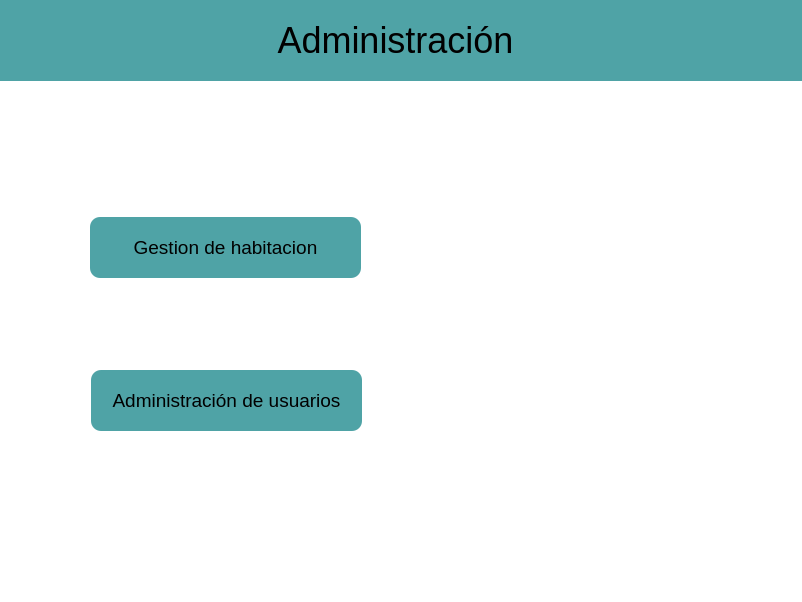
<?xml version="1.0" encoding="UTF-8"?>
<ui version="4.0">
 <class>Administracion</class>
 <widget class="QMainWindow" name="Administracion">
  <property name="geometry">
   <rect>
    <x>0</x>
    <y>0</y>
    <width>802</width>
    <height>602</height>
   </rect>
  </property>
  <property name="minimumSize">
   <size>
    <width>802</width>
    <height>602</height>
   </size>
  </property>
  <property name="maximumSize">
   <size>
    <width>802</width>
    <height>602</height>
   </size>
  </property>
  <property name="font">
   <font>
    <family>Arial</family>
    <pointsize>22</pointsize>
   </font>
  </property>
  <property name="contextMenuPolicy">
   <enum>Qt::DefaultContextMenu</enum>
  </property>
  <property name="windowTitle">
   <string>Hotel</string>
  </property>
  <property name="windowIcon">
   <iconset>
    <normaloff>../Recursos/HotelMascota.png</normaloff>../Recursos/HotelMascota.png</iconset>
  </property>
  <property name="toolTip">
   <string/>
  </property>
  <property name="whatsThis">
   <string/>
  </property>
  <property name="accessibleName">
   <string/>
  </property>
  <property name="accessibleDescription">
   <string/>
  </property>
  <property name="styleSheet">
   <string notr="true">background-color: rgb(255, 255, 255);</string>
  </property>
  <widget class="QWidget" name="centralwidget">
   <widget class="QLabel" name="labelTitulo">
    <property name="geometry">
     <rect>
      <x>-20</x>
      <y>0</y>
      <width>831</width>
      <height>81</height>
     </rect>
    </property>
    <property name="font">
     <font>
      <pointsize>27</pointsize>
      <weight>50</weight>
      <bold>false</bold>
     </font>
    </property>
    <property name="styleSheet">
     <string notr="true">background-color: rgb(79, 163, 166);</string>
    </property>
    <property name="text">
     <string>Administración</string>
    </property>
    <property name="alignment">
     <set>Qt::AlignCenter</set>
    </property>
   </widget>
   <widget class="QPushButton" name="BtnGestionDeHabitacion">
    <property name="geometry">
     <rect>
      <x>90</x>
      <y>217</y>
      <width>271</width>
      <height>61</height>
     </rect>
    </property>
    <property name="font">
     <font>
      <family>Arial</family>
      <pointsize>14</pointsize>
     </font>
    </property>
    <property name="cursor">
     <cursorShape>PointingHandCursor</cursorShape>
    </property>
    <property name="styleSheet">
     <string notr="true">background-color: rgb(79, 163, 166);
border-radius: 10px;</string>
    </property>
    <property name="text">
     <string>Gestion de habitacion</string>
    </property>
   </widget>
   <widget class="QPushButton" name="BtnAdministracionDeUsuarios">
    <property name="geometry">
     <rect>
      <x>91</x>
      <y>370</y>
      <width>271</width>
      <height>61</height>
     </rect>
    </property>
    <property name="font">
     <font>
      <family>Arial</family>
      <pointsize>14</pointsize>
     </font>
    </property>
    <property name="cursor">
     <cursorShape>PointingHandCursor</cursorShape>
    </property>
    <property name="styleSheet">
     <string notr="true">background-color: rgb(79, 163, 166);
border-radius: 10px;

</string>
    </property>
    <property name="text">
     <string>Administración de usuarios</string>
    </property>
   </widget>
   <widget class="QLabel" name="labelFotoPerrito">
    <property name="geometry">
     <rect>
      <x>419</x>
      <y>142</y>
      <width>371</width>
      <height>321</height>
     </rect>
    </property>
    <property name="text">
     <string/>
    </property>
    <property name="pixmap">
     <pixmap>../Recursos/FotoPerrito.png</pixmap>
    </property>
    <property name="scaledContents">
     <bool>true</bool>
    </property>
   </widget>
   <widget class="QPushButton" name="BtnAtras">
    <property name="geometry">
     <rect>
      <x>20</x>
      <y>15</y>
      <width>51</width>
      <height>51</height>
     </rect>
    </property>
    <property name="cursor">
     <cursorShape>PointingHandCursor</cursorShape>
    </property>
    <property name="styleSheet">
     <string notr="true">background-color: rgb(79, 163, 166);
border-radius: 10px;</string>
    </property>
    <property name="text">
     <string/>
    </property>
    <property name="icon">
     <iconset>
      <normaloff>../Recursos/FotoBtnAtras.png</normaloff>../Recursos/FotoBtnAtras.png</iconset>
    </property>
    <property name="iconSize">
     <size>
      <width>50</width>
      <height>50</height>
     </size>
    </property>
   </widget>
  </widget>
 </widget>
 <resources/>
 <connections/>
</ui>
